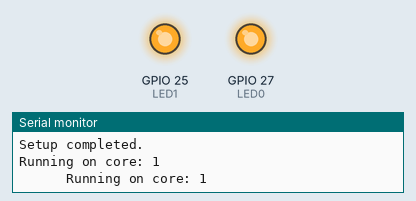
Recording of a sketch running on a simulated ESP32. Parts: output pins drawn as LEDs (lit = HIGH), the last lines printed to the serial monitor.

Above: at 0.2 s.
At 2.5 s:
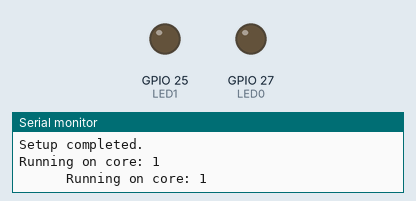
At 4.2 s:
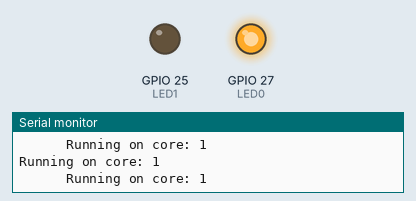
Timing chart, 0 to 6.9 s (numbered marks = the images above):
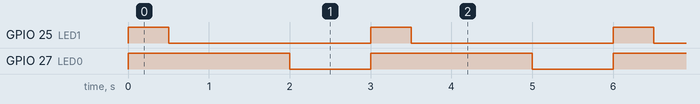

The sketch:

ESP32_DUALCORE_SYNCBLINK.ino
```cpp
#include "Arduino.h"

TaskHandle_t Task0;
TaskHandle_t Task1;
SemaphoreHandle_t semaphore;

#define LED0 27
#define LED1 25

void loop0(void * parameter) {
	for (;;) {
		Serial.print("Running on core: ");
		Serial.println(xPortGetCoreID());

		digitalWrite(LED0, HIGH);
		delay(2000);
		digitalWrite(LED0, LOW);
		delay(1000);

		xSemaphoreGive(semaphore);
	}
}

void loop1(void * parameter) {
	for (;;) {
		Serial.print("\t\t\tRunning on core: ");
		Serial.println(xPortGetCoreID());

		digitalWrite(LED1, HIGH);
		delay(500);
		digitalWrite(LED1, LOW);
		delay(1000);

		xSemaphoreTake(semaphore, portMAX_DELAY);
	}
}

void setup()
{
	Serial.begin(115200);
	Serial.println("Setup started.");

	pinMode(LED0, OUTPUT);
	pinMode(LED1, OUTPUT);

	//semaphore = xSemaphoreCreateMutex(); // MUTually EXclusive
	semaphore = xSemaphoreCreateBinary();

	xTaskCreatePinnedToCore(
			loop0, /* Function to implement the task */
			"Task0", /* Name of the task */
			1000, /* Stack size in words */
			NULL, /* Task input parameter */
			0, /* Priority of the task */
			&Task0, /* Task handle. */
			0); /* Core where the task should run */

	xTaskCreatePinnedToCore(
			loop1, /* Function to implement the task */
			"Task1", /* Name of the task */
			1000, /* Stack size in words */
			NULL, /* Task input parameter */
			0, /* Priority of the task */
			&Task1, /* Task handle. */
			1); /* Core where the task should run */
	Serial.println("Setup completed.");
}

void loop()
{
	delay(1);
}
```

Measured:
- by itself, GPIO 25 (LED1): alternates HIGH for 0.50 s and LOW for 2.5 s
- by itself, GPIO 27 (LED0): alternates HIGH for 2.0 s and LOW for 1.0 s
- by itself, everything shown: repeats every 3.0 s, in 4 steps
